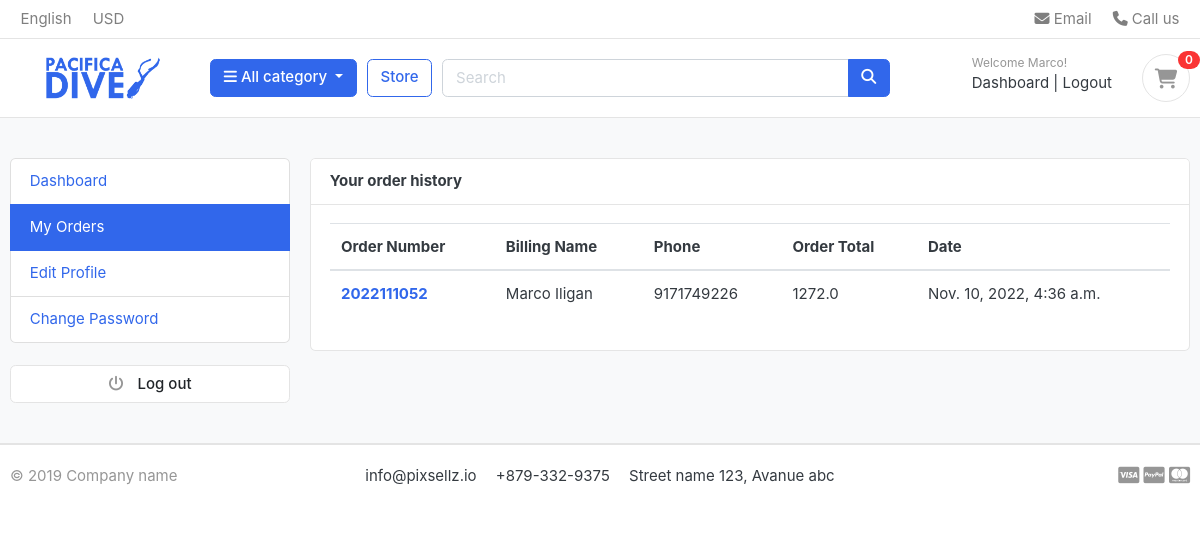
/accounts/my_orders/ (signed in), run on an earlier commit of the app's database.
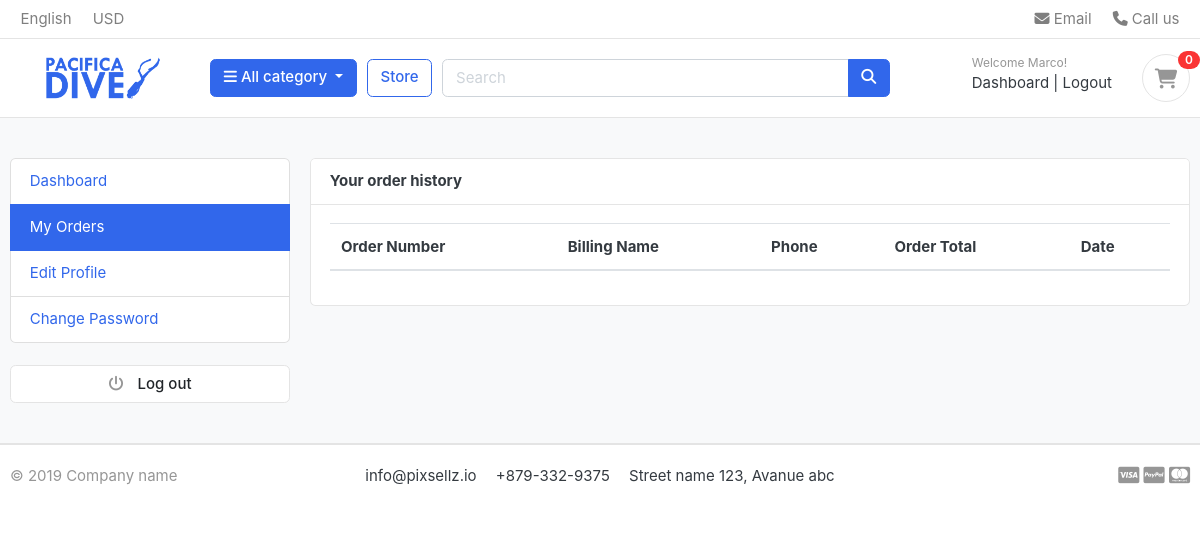
And on a later commit of the database.
### orders/models.py (models this page shows, shortened)
class Order(models.Model):
    STATUS = (
        ('New', 'New'),
        ('Accepted', 'Accepted'),
        ('Completed', 'Completed'),
        ('Cancelled', 'Cancelled'),
    )
    user = models.ForeignKey(Account, on_delete=models.SET_NULL, null=True)
    payment = models.ForeignKey(Payment, on_delete=models.SET_NULL, null=True)
    order_number = models.CharField(max_length=20)
    first_name = models.CharField(max_length=50)
    last_name = models.CharField(max_length=50)
    phone = models.CharField(max_length=15)
    email = models.EmailField(max_length=50)
    address_line_1 = models.CharField(max_length=50)
    address_line_2 = models.CharField(max_length=50, blank=True)
    country = models.CharField(max_length=50)
    state = models.CharField(max_length=50)
    city = models.CharField(max_length=50)
    order_note = models.CharField(max_length=50, blank=True)
    order_total = models.FloatField()
    tax = models.FloatField()
    status = models.CharField(max_length=10, choices=STATUS, default='New')
    ip = models.CharField(blank=True, max_length=20)
    is_ordered = models.BooleanField(default=False)
    created_at = models.DateTimeField(auto_now_add=True)
    updated_at = models.DateTimeField(auto_now=True)
    def full_name(self):
        return f'{self.first_name} {self.last_name}'

### accounts/views.py (the view)
# urls.py: path('my_orders/', views.my_orders, name="my_orders"),
@login_required(login_url = 'login')
def my_orders(request):
    orders = Order.objects.filter(user_id=request.user.id, is_ordered=True).order_by('-created_at')
    context = {
        'orders': orders,
    }
    return render(request, 'accounts/my_orders.html', context)

### carts/context_processors.py (called while the page is built)
def counter(request):
    cart_count = 0
    if 'admin' in request.path:
        return {}
    else:
        try:
            cart = Cart.objects.filter(cart_id=_cart_id(request))
            if request.user.is_authenticated:
                cart_items = CartItem.objects.all().filter(user=request.user)
            else:
                cart_items = CartItem.objects.all().filter(cart=cart[:1])
            for cart_item in cart_items:
                cart_count += cart_item.quantity
        except Cart.DoesNotExist:
            cart_count = 0
    return dict(cart_count=cart_count)

### carts/views.py (called while the page is built)
def _cart_id(request):
    cart = request.session.session_key
    if not cart:
        cart = request.session.create()
    return cart

### category/context_processors.py (called while the page is built)
def menu_links(request):
    links = Category.objects.all()
    return dict(links=links)

### accounts/templates/accounts/my_orders.html (shortened to what this page needs)
{% extends 'main.html' %}
{% load static %}
{% block content %}
<section class="section-conten padding-y bg">
<div class="container">
    <div class="row">
    {% include 'dashboard_sidebar.html' %}
    <main class="col-md-9">
        <article class="card">
        <header class="card-header">
            <strong class="d-inline-block mr-3">Your order history</strong>
        </header>
        <div class="card-body">
            <div class="row">
                <div class="col-md-12">
                    <table class="table table-hover">
                        <thead>
                          <tr>
                            <th scope="col">Order Number</th>
                            <th scope="col">Billing Name</th>
                            <th scope="col">Phone</th>
                            <th scope="col">Order Total</th>
                            <th scope="col">Date</th>
                          </tr>
                        </thead>
                        <tbody>
                        {% for order in orders %}
                          <tr>
                            <th scope="row" ><a href="{% url 'order_detail' order.order_number %}">{{order.order_number}}</a></th>
                            <td>{{order.full_name}}</td>
                            <td>{{order.phone}}</td>
                            <td>{{order.order_total}}</td>
                            <td>{{order.created_at}}</td>
                          </tr>
                          {% endfor %}
                        </tbody>
                      </table>
                </div>
            </div>
        </div>
        </article>
    </main>
</div>
</div>
</section>
{% endblock content %}

What changed in the data, as far as the page shows it:
removed Order: order_number "2022111052", full_name "Marco Iligan", phone "9171749226", order_total "1272.0", created_at "Nov. 10, 2022, 4:36 a.m."
